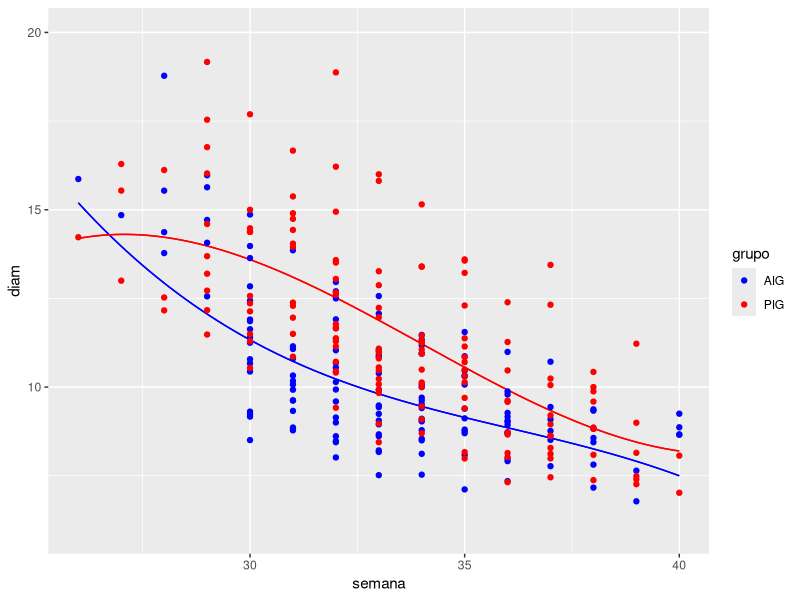
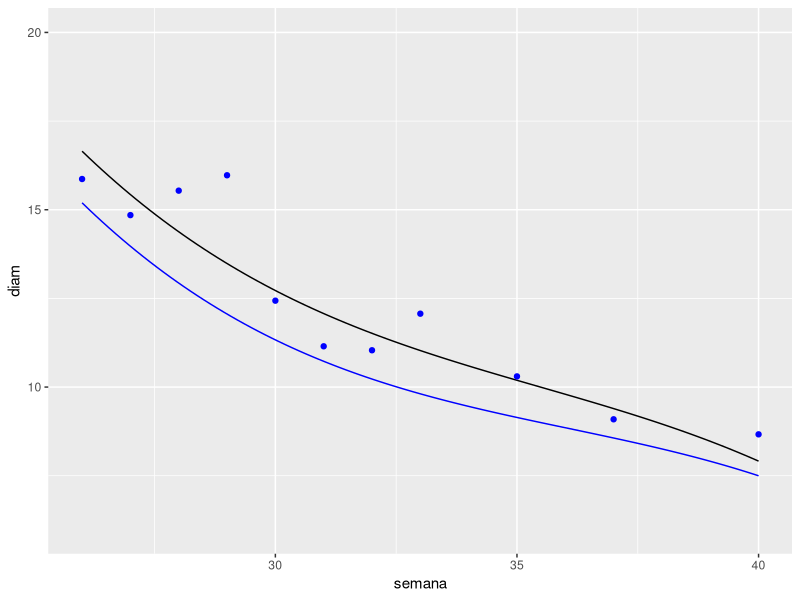
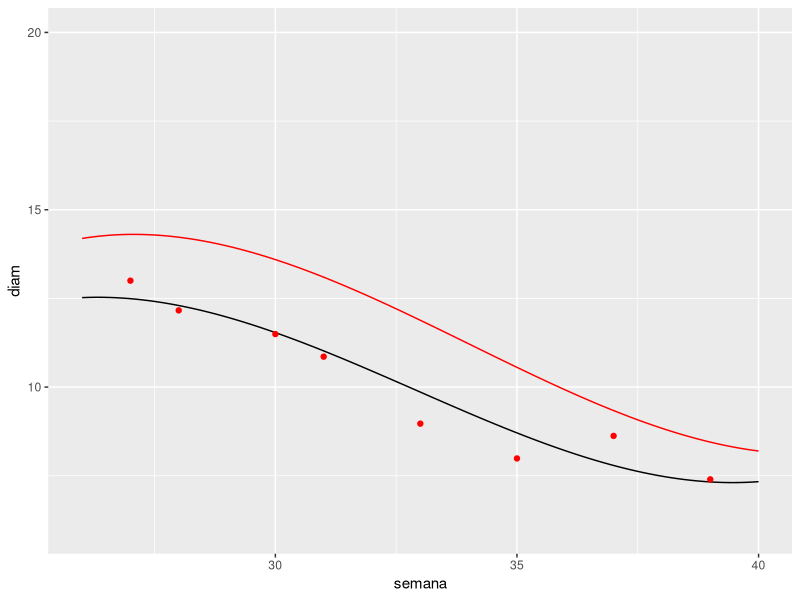
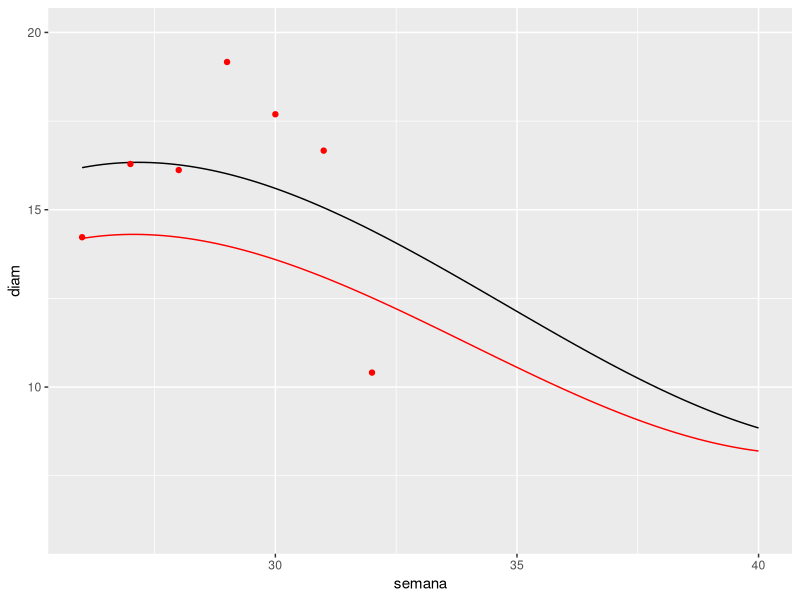

Recreate these plots in R, in order. (Note: a time limit stopped this script after it produced the figures.)


library(readxl)
library(ggplot2)

setwd("C:/Users/Danvah/OneDrive/diagnostico_singer/DDVE")
DDVE <- read_excel("perfDDVEp_bait.xlsx")

id <- c()
grupo <- c()
diam <- c()
semana <- c()

for(i in 1:nrow(DDVE)){
  for(j in 2:(ncol(DDVE))){
    if(!is.na(DDVE[i,j])){
      id <- c(id,i)
      grupo <- c(grupo,DDVE$Grupo[i])
      diam <- c(diam,as.numeric(DDVE[i,j]))
      semana <- c(semana,(j+24))
    }
  }
}

DDVE.l <- data.frame(id,grupo,semana,diam)



library(nlme)
fit_1 <- lme(diam ~ I(as.numeric(grupo == 'AIG')) + 
               I(as.numeric(grupo == 'PIG')) +
               I(as.numeric(I(grupo == 'AIG'))*semana) +
               I(as.numeric(I(grupo == 'PIG'))*semana) +
               I(as.numeric(I(grupo == 'AIG'))*semana^2) +
               I(as.numeric(I(grupo == 'PIG'))*semana^2) +
               I(as.numeric(I(grupo == 'AIG'))*semana^3) +
               I(as.numeric(I(grupo == 'PIG'))*semana^3)- 1 , random = ~semana + I(semana^2) | id, data=DDVE.l,
               control = list(MaxIter = 100000, niterEM = 100000,
                              msMaxIter = 100000,
                              tolerance = 0.0001, msTol = 0.0000001,
                              msMaxEval = 1000000))

summary(fit_1)

dados_1 <- coef(fit_1)


ggplot(data=DDVE.l, aes(x=semana, y=diam, group = grupo,color=grupo)) +
  stat_function(fun=function(x) 179.49846 -13.62640*x + 0.36996*x^2 -0.00342*x^3, colour = "blue") +
  stat_function(fun=function(x) -147.53562 + 15.33610 *x -0.47047*x^2 +0.00461*x^3, colour = "red") +
  scale_x_continuous(limits = c(26, 40)) + 
  scale_y_continuous(limits = c(6, 20)) +
  geom_point()+
  scale_color_manual(values = c("blue","red")) 




DDVE.l1 <- subset(DDVE.l, id==1)
ggplot(data=DDVE.l1, aes(x=semana, y=diam )) +
  stat_function(fun=function(x) 179.49846 -13.62640*x + 0.36996*x^2 -0.00342*x^3, colour = "blue") +
  stat_function(fun=function(x) 176.8206 -13.3157*x + 0.3641245*x^2 -0.00342*x^3, colour = "black") +
  geom_point(color="blue")+
  scale_x_continuous(limits = c(26, 40)) + 
  scale_y_continuous(limits = c(6, 20)) +
  scale_color_manual(values = c("blue","red")) 



DDVE.l47 <- subset(DDVE.l, id==47)
ggplot(data=DDVE.l47, aes(x=semana, y=diam )) +
  stat_function(fun=function(x) -147.53562 + 15.33610*x -0.47047*x^2 +0.00461*x^3, colour = "red") +
  stat_function(fun=function(x) -134.5821 + 14.37078*x -0.4549729*x^2 +0.00461*x^3, colour = "black") +
  geom_point(color="red")+
  scale_x_continuous(limits = c(26, 40)) + 
  scale_y_continuous(limits = c(6, 20)) +
  scale_color_manual(values = c("blue","red")) 




DDVE.l58 <- subset(DDVE.l, id==58)
ggplot(data=DDVE.l58, aes(x=semana, y=diam )) +
  stat_function(fun=function(x) -147.53562 + 15.33610*x -0.47047*x^2 +0.00461*x^3, colour = "red") +
  stat_function(fun=function(x) -153.3321 + 15.89311*x -0.4803659*x^2 +0.00461*x^3, colour = "black") +
  geom_point(color="red")+
  scale_x_continuous(limits = c(26, 40)) + 
  scale_y_continuous(limits = c(6, 20)) +
  scale_color_manual(values = c("blue","red")) 



## *** Diagnostic analysis for linear mixed models fitted via library nlme 
## *** Authors: Francisco Marcelo M. Rocha, Juvencio S. Nobre and Julio M. Singer

#####################################################################################################################
## This function generates the following diagnostic plots for gaussian linear mixed models fitted via function lme ##
## in library nlme.                                                                                                ##
#####################################################################################################################

# plot 1: Modified Lesaffre-Verbeke index versus unit indices
# plot 2: Standardized marginal residuals versus fitted values and corresponding histogram
# plot 3: Mahalanobis distance versus unit indices
# plot 4: Chi-squared QQ plot for Mahalanobis distance
# plot 5: Standardized conditional residuals versus fitted values and corresponding histogram
# plot 6: Normal QQ plot and histogram for standardized least confounded conditional residuals
# plot 7: Cook's Conditional distance versus observation indices
# plot 8: Cook's Conditional distance 1 (D1i) versus observation indices
# plot 9: Cook's Conditional distance 2 (D2i) versus observation indices
# plot 10: Cook's Conditional distance 3 (D3i) versus observation indices
# plot 11: Generalized joint leverage (L) versus unit indices
# plot 12: Generalized marginal leverage (L1) versus unit indices
# plot 13: Generalized random component leverage (L2) versus unit indices
# plot 14: Generalized joint leverage [Li(jj)] versus observation indices
# plot 15: Generalized marginal leverage [L1i(jj)] versus observation indices
# plot 16: Generalized random component leverage [L2i(jj)] versus observation indices

#################################################################################################################
## 1. The data must be arranged in the LONG format, with units indexed by a numerical (not necessarily equally ##
##    spaced) variable expressed as a factor.                                                                  ##
## 2. The horizontal axis contains either the unit indices or the observation indices                          ##
## 3. The outliers are labelled in the format unit.obs (e.g. 13.5 denotes the fifth observation of unit        ##
##    labelled 13)                                                                                             ##
#################################################################################################################

## An example is

## dataset<-groupedData(response ~  time|id, data=dataset_label)
## model1<-lme(response ~ time, random = ~time|id, na.action=na.omit, data=dataset)  
# use of the function lme in nlme to fit a mixed model 
## resid1<-residdiag.nlme(model1,limit=2,plotid=1:16)
# the computed quantities will be saved in the object labelled resid1
# the limit option indicates cutpoints for the residual plots
# plotid indicates the required residual plots
## names(resid1)  
# produces the labels of the quantities saved in resid1 (i.e.: mat.Z = Z, mat.X = X, Gam, R)
# The model is : Y = X \beta + Z b + e
# Var(Y) = V = Z Gam Z^\top + R
## resid1$least.confounded.residuals   
# produces the least confounded standardized conditional residuals


###############################################################################################################
## *** References:                                                                                           ##
##                                                                                                           ##
##  - Singer, J.M., Nobre, J.S. and Rocha, F.M.M. (2017). Graphical tools for detecting departures from      ##
##        linear mixed models assumptions and some remedial measures.                                        ##
##        International Statistical Review, 85, 290-324.                                                     ##
##        doi:10.1111/insr.12178                                                                             ##
##  - Nobre, J.S. and Singer, J.M. (2007). Residual Analysis for Linear Mixed Models.                        ##
##        Biometrical Journal, 49, 1-13.                                                                     ##
##  - Nobre, J.S. and Singer, J.M. (2011). Leverage analysis for linear mixed models.                        ##
##        Journal of Applied Statistics, 38, 1063-1072.                                                      ##
##  - Pinheiro, J.C. and Bates, D.M. (2000). Mixed-effects models in S and S-plus. 1st edition.              ##
##        New York: Springer                                                                                 ##
##  - Scheipl, F., Greven, S. and Kuechenhoff, H. (2008) Size and power of tests for a zero random effect    ##
##       variance or polynomial regression in additive and linear mixed models.                              ##
##       Computational Statistics & Data Analysis, 52: 3283--3299.                                           ##
##                                                                                                           ##
###############################################################################################################

residdiag.nlme = function(fit, limit,plotid=NULL) {
  require(MASS) 
  require(Matrix)
  #require(car)
  
  ###############################################################################################################
  ## This function obtains the square root of a matrix                                                         ##
  ###############################################################################################################
  
  sqrt.matrix <- function(mat) {              
    mat <- as.matrix(mat)  
    singular_dec <- svd(mat,LINPACK = F)
    U <- singular_dec$u
    V <- singular_dec$v
    D <- diag(singular_dec$d)
    sqrtmatrix <- U %*% sqrt(D) %*% t(V)
  }
  
  ###############################################################################################################
  ## This function extracts various objects of the function lme                                                ##
  ###############################################################################################################
  
  extract.lmeDesign2 <- function(m){
    start.level = 1
    data <- getData(m)
    grps <- nlme::getGroups(m)
    n <- length(grps)
    X <- list()
    grp.dims <- m$dims$ncol
    Zt <- model.matrix(m$modelStruct$reStruct, data)
    cov <- as.matrix(m$modelStruct$reStruct)
    i.col <- 1
    n.levels <- length(m$groups)
    Z <- matrix(0, n, 0)
    if (start.level <= n.levels) {
      for (i in 1:(n.levels - start.level + 1)) {
        if (length(levels(m$groups[[n.levels - i + 1]])) != 1)
        {
          X[[1]] <- model.matrix(~m$groups[[n.levels - i +
                                              1]] - 1, 
                                 contrasts.arg = c("contr.treatment",
                                                   "contr.treatment"))
        }
        else X[[1]] <- matrix(1, n, 1)
        X[[2]] <- as.matrix(Zt[, i.col:(i.col + grp.dims[i] -
                                          1)])
        i.col <- i.col + grp.dims[i]
        Z <- cbind(mgcv::tensor.prod.model.matrix(X),Z)
      }
      Vr <- matrix(0, ncol(Z), ncol(Z))
      start <- 1
      for (i in 1:(n.levels - start.level + 1)) {
        k <- n.levels - i + 1
        for (j in 1:m$dims$ngrps[i]) {
          stop <- start + ncol(cov[[k]]) - 1
          Vr[ncol(Z) + 1 - (stop:start),ncol(Z) + 1 - (stop:start)] <- cov[[k]]
          start <- stop + 1
        }
      }
    }
    X <- if (class(m$call$fixed) == "name" &&  !is.null(m$data$X)) {
      m$data$X
    } else   {
      model.matrix(formula(eval(m$call$fixed)),data)
    }
    y <- as.vector(matrix(m$residuals, ncol = NCOL(m$residuals))[,NCOL(m$residuals)] + 
                     matrix(m$fitted, ncol = NCOL(m$fitted))[,NCOL(m$fitted)])
    return(list(
      Vr = Vr,                                                                 
      X = X,
      Z = Z,
      sigmasq = m$sigma ^ 2,
      lambda = unique(diag(Vr)),
      y = y,
      k = n.levels
    )
    )
  }
  
  ##############################################################################################################
  ## Extracting information from lme fitted model and dataset                                                 ##
  ##############################################################################################################
  
  data.fit <- extract.lmeDesign2(fit)
  data <-    getData(fit)
  y <- data.fit$y
  X <- data.fit$X
  N <- length(y)                                                               # Number of observations
  id <-  sort(as.numeric(getGroups(fit, level = 1)), index.return = TRUE)$x    # as.numeric(getGroups(fit, level = 1))  
  subject <- as.numeric(unique(id))
  n <- length(as.numeric(names(table(id))))                                    # Number of units
  vecni <- (table(id))                                                         # Vector with number of observations per unit
  p <- ncol(X)                                                                 # Number of fixed parameters
  n.levels <- length(fit$groups)                                               # Number of levels of within subject factors
  start.level <- 1
  Cgrps <- nlme::getGroups(fit, level = start.level)                           # Level = 1 
  CCind <- levels((Cgrps))                                                     # Indices of the observations
  sigma2 <- fit$sigma^2
  obs <- numeric()
  
  for (i in 1:n)
  {
    obs <- append(obs,1:vecni[i])                                                # Labels for observations
  }
  
  ##############################################################################################################
  ## Construction of the Z and Gam matrices                                                                   ##
  ##############################################################################################################
  
  if (n.levels > 1) { 
    lZi <- list()
    lgi <- list()
    numrow <- numeric()
    
    mgroups <- fit$groups      
    for (n in 1:length(CCind)) {
      dgi <- data.frame(as.matrix(mgroups[mgroups == CCind[n], ]))
      nrowzi <- dim(dgi)[1]
      ncolzi <- 0
      
      # Number of repetitions of the variance components to construct the Gi matrix   
      girep <- as.numeric(length(levels(dgi[,1])))
      for (k in 2:n.levels) {
        girep <- c(girep,as.numeric(length(levels(dgi[,k]))))
      }
      # Number of columns of the Zi matrix   
      for (k in 1:n.levels) {
        ncolzi <- ncolzi + as.numeric(length(levels(dgi[,k])))
      }
      # Numbers of one's by columns of the Zi matrix
      auxi <- as.vector(table(dgi[,1]))
      for (i in 2:n.levels) {
        auxi <- c(auxi,as.vector(table(dgi[,i])))
      }
      # Matrix Zi
      l <- 1
      Zi <- matrix(0,nrowzi,ncolzi)
      # Inserting elements in Zi
      for (j in 1:ncolzi) {
        Zi[l:(l + auxi[j] - 1),j] <- rep(1,auxi[j]) 
        l <- l + auxi[j]
        if (l == (nrowzi + 1)) l <- 1
      }
      
      lZi[[n]] <- Zi
      
      numrow[n] <- dim(Zi)[1]
      
      # Matrix Gi
      comp.var <- as.matrix(fit1$modelStruct$reStruct)
      auxg <- rep(as.numeric(comp.var[1])*sigma2,girep[1])
      for (i in 2:length(girep)) {
        auxg <- c(auxg,rep(as.numeric(comp.var[i])*sigma2,girep[i]))
      }
      lgi[[n]] <- diag(auxg)
    }
    q <- dim(lgi[[1]])[1]                     # Dimensions of Gi matrices
    for (h in 2:length(CCind)) {
      q <- c(q,dim(lgi[[h]])[1])
    }
    Z <- lZi[[1]]
    for (k in 2:length(CCind)) {
      Z <- bdiag(Z,(lZi[[k]]))
    }
    Z <- as.matrix(Z)
    nrowZi <- lZi[[1]]                        # Dmensions of Zi matrices
    for (h in 2:length(CCind)) {
      nrowZi <- c(nrowZi,dim(lZi[[h]])[1])
    }
    
    Gam <- lgi[[1]]
    for (k in 2:length(CCind)) {
      Gam <- bdiag(Gam,(lgi[[k]]))
    }
    Gam <- as.matrix(Gam)
  }else{
    mataux <- model.matrix(fit$modelStruct$reStruct,data)
    mataux <- as.data.frame(cbind(mataux,id))
    lZi <- list()
    lgi <- list()
    
    for (i in (as.numeric(unique(id)))) { 
      lZi[[i]] <- as.matrix((subset(split(mataux,id == i,
                                          drop = T)$`TRUE`,select = -id)))          
      lgi[[i]] <- getVarCov(fit,type = "random.effects")
    }
    Z <- as.matrix(bdiag(lZi))
    # for (i in 2:7) { 
    #   Z <- as.matrix(bdiag(Z,lZi[[i]]))          
    # }
    g <- getVarCov(fit,type = "random.effects")
    q <- dim(g)[1]                                                           # Total number of random effects
    Gam <- as.matrix(kronecker(diag(length(as.numeric(unique(id)))),g))
  }
  ##############################################################################################################
  ## Estimate of the covariance matrix of conditional errors (homoskedastic conditional independence model)   ##
  ############################################################################################################## 
  
  if (n.levels > 1) {   
    if (!inherits(fit, "lme")) 
      stop("object does not appear to be of class lme")
    grps <- nlme::getGroups(fit)
    n <- length(grps)                                                                      # Number of observations
    n.levels <- length(fit$groups)                                                         # Number of levels
    if (is.null(fit$modelStruct$corStruct)) 
      n.corlevels <- 0
    else n.corlevels <- length(all.vars(nlme::getGroupsFormula(fit$modelStruct$corStruct))) # Levels of the repeated measures
    if (n.levels < n.corlevels) {
      getGroupsFormula(fit$modelStruct$corStruct)
      vnames <- all.vars(nlme::getGroupsFormula(fit$modelStruct$corStruct))
      lab <- paste(eval(parse(text = vnames[1]), envir = fit$data))
      if (length(vnames) > 1) 
        for (i in 2:length(vnames)) {
          lab <- paste(lab, "/", eval(parse(text = vnames[i]), 
                                      envir = fit$data), sep = "")
        }
      grps <- factor(lab)
    }
    if (n.levels >= start.level || n.corlevels >= start.level) {
      if (n.levels >= start.level) 
        Cgrps <- nlme::getGroups(fit, level = start.level)                           # Level = 1
      else Cgrps <- grps
      Cind <- sort(as.numeric(Cgrps), index.return = TRUE)$ix                        # Indices of the observations
      rCind <- 1:n 
      rCind[Cind] <- 1:n
      Clevel <- levels(Cgrps)                                                        # Levels of the first nesting level
      n.cg <- length(Clevel)                                                         
      size.cg <- array(0, n.cg)
      for (i in 1:n.cg) size.cg[i] <- sum(Cgrps == Clevel[i])                        # Number of the observations by subject
    }
    else {
      n.cg <- 1
      Cind <- 1:n
    }
    if (is.null(fit$modelStruct$varStruct)) 
      w <- rep(fit$sigma, n)
    else {
      w <- 1/nlme::varWeights(fit$modelStruct$varStruct)
      group.name <- names(fit$groups)
      order.txt <- paste("ind<-order(data[[\"", group.name[1], 
                         "\"]]", sep = "")
      if (length(fit$groups) > 1) 
        for (i in 2:length(fit$groups)) order.txt <- paste(order.txt, 
                                                           ",data[[\"", group.name[i], "\"]]", sep = "")
      order.txt <- paste(order.txt, ")")
      eval(parse(text = order.txt))
      w[ind] <- w
      w <- w * fit$sigma
    }
    w <- w[Cind]
    if (is.null(fit$modelStruct$corStruct)) 
      lR <- array(1, n)
    else {
      c.m <- nlme::corMatrix(fit$modelStruct$corStruct)
      if (!is.list(c.m)) {
        lR <- c.m
        lR <- lR[Cind, ]
        lR <- lR[, Cind]
      }
      else {
        lR <- list()
        ind <- list()
        for (i in 1:n.cg) {
          lR[[i]] <- matrix(0, size.cg[i], size.cg[i])
          ind[[i]] <- 1:size.cg[i]
        }
        Roff <- cumsum(c(1, size.cg))
        gr.name <- names(c.m)
        n.g <- length(c.m)
        j0 <- rep(1, n.cg)
        ii <- 1:n
        for (i in 1:n.g) {
          Clev <- unique(Cgrps[grps == gr.name[i]])
          if (length(Clev) > 1) 
            stop("inner groupings not nested in outer!!")
          k <- (1:n.cg)[Clevel == Clev]
          j1 <- j0[k] + nrow(c.m[[i]]) - 1
          lR[[k]][j0[k]:j1, j0[k]:j1] <- c.m[[i]]
          ind1 <- ii[grps == gr.name[i]]
          ind2 <- rCind[ind1]
          ind[[k]][j0[k]:j1] <- ind2 - Roff[k] + 1
          j0[k] <- j1 + 1
        }
        for (k in 1:n.cg) {
          lR[[k]][ind[[k]], ] <- lR[[k]]
          lR[[k]][, ind[[k]]] <- lR[[k]]
        }
      }
    }
    if (is.list(lR)) {
      for (i in 1:n.cg) {
        wi <- w[Roff[i]:(Roff[i] + size.cg[i] - 1)]
        lR[[i]] <- as.vector(wi) * t(as.vector(wi) * lR[[i]]) # Matrix lR
      }
    }
    else if (is.matrix(lR)) {
      lR <- as.vector(w) * t(as.vector(w) * lR)
    }
    else {
      lR <- w^2 * lR
    }
    if (is.list(lR)) {
      R <- lR[[1]]
      for (k in 2:n.cg) {
        R <- bdiag(R,lR[[k]])
      }
      R <- as.matrix(R)
    }
    else{
      R <- diag(lR)
    }
  }else{
    R <- getVarCov(fit,type = "conditional",individual = 1)[[1]]
    for (i in 2:length(as.numeric(unique(id)))) {
      R <- as.matrix(bdiag(R,getVarCov(fit,
                                       type = "conditional",individual = i)[[1]] ) )
    }
  }
  #############################################################################################################
  ## Construction of covariance matrix of Y (Here denoted as V; in the paper it is denoted \Omega)           ##
  #############################################################################################################
  
  V <- (Z %*% Gam %*% t(Z)) + R
  iV <- solve(V)                                                
  
  #############################################################################################################
  ## Construction of the Q matrix                                                                            ##
  #############################################################################################################  
  
  varbeta <- solve((t(X) %*% iV %*% X))
  Q <- (iV - iV %*% X %*% (varbeta) %*% t(X) %*% iV ) 
  zq <- t(Z) %*% Q
  norm.frob.ZtQ <- sum(diag(zq %*% t(zq)))
  
  #############################################################################################################
  ## EBLUE and EBLUP                                                                                         ##
  ############################################################################################################# 
  
  eblue <- as.vector(fixef(fit))
  eblup <- Gam %*% t(Z) %*% iV %*% (y - X %*% eblue)
  
  ############################################################################################################
  ## Residual analysis                                                                                      ##
  ############################################################################################################  
  
  predm <- X %*% eblue                       # Predicted values for expected response
  predi <- X %*% eblue + Z %*% eblup         # Predicted values for units
  resm <- (y - predm)                        # Marginal residuals
  resc <- (y - predi)                        # Conditional residuals
  
  ############################################################################################################
  ## Variance of marginal residuals                                                                         ##
  ############################################################################################################ 
  
  var.resm <- V - X %*% solve(t(X) %*% iV %*% X) %*% t(X) 
  
  ###########################################################################################################
  ## Standardized marginal residuals                                                                       ##
  ###########################################################################################################
  
  resmp <- resm/sqrt(diag(var.resm))
  
  ###########################################################################################################
  ## Variance of conditional residuals                                                                     ##
  ########################################################################################################### 
  var.resc <- R %*% Q %*% R
  
  ##########################################################################################################
  ## Fraction of confounding                                                                              ##
  ##########################################################################################################  
  
  ident <- diag(N)
  auxnum <- (R %*% Q %*% Z %*% Gam %*% t(Z) %*% Q %*% R)
  auxden <- R %*% Q %*% R
  CF <- diag(auxnum)/diag(auxden)
  
  ##########################################################################################################
  ## Standardized conditional residuals                                                                   ##
  ##########################################################################################################    
  
  rescp <- resc/sqrt(diag(var.resc))
  
  ##########################################################################################################
  ## Mahalanobis distance                                                                                 ##
  ##########################################################################################################
  
  if (n.levels > 1) {
    aux <- Gam %*% t(Z) %*% Q %*% Z %*% Gam
    qm <- q - 1
    dm <- matrix(0,length(CCind),1)
    gbi <- aux[1:(q[1]),(1:q[1])]
    eblupi <- eblup[1:(q[1]),]
    dmi <- t(eblupi) %*% ginv(gbi) %*% eblupi
    dm[1] <- dmi
    for (j in 2:length(CCind)) {
      gbi <- aux[((j - 1)*q[(j - 1)] + 1 ):(q[j] + q[(j - 1)]),((j - 1)*q[(j - 1)] + 1 ):(q[j] + q[(j - 1)])]
      eblupi <- eblup[((j - 1)*q[(j - 1)] + 1 ):(q[j] + q[(j - 1)]),]
      dmi <- t(eblupi) %*% ginv(gbi) %*% eblupi
      dm[j] <- dmi
    }
  }else{
    aux <- Gam %*% t(Z) %*% Q %*% Z %*% Gam
    qm <- q - 1
    dm <- matrix(0,n,1)
    
    for (j in 1:length(CCind)) 
    {
      if (q == 1)
      {
        gbi <- aux[j,j]
        eblupi <- eblup[(q*j - qm):(q*j)]
        dmi <- t(eblupi) %*% ginv(gbi) %*% eblupi
        dm[j] <- dmi
      }
      else
      {
        gbi <- aux[(q*j - qm):(q*j),(q*j - qm):(q*j)]
        cat(gbi,'\n','\t')
        eblupi <- eblup[(q*j - qm):(q*j)]
        dmi <- t(eblupi) %*% ginv(gbi) %*% eblupi
        dm[j] <- dmi
      }
    }
    
  }
  
  LSdm <- as.numeric(quantile(dm,prob = 0.75) + 1.5*(quantile(dm,prob = 0.75) - quantile(dm,prob = 0.25)))
  LS2dm <- 2*mean(dm)
  
  ############################################################################################################
  ## Modified Lesaffre-Verbeke index                                                                        ##
  ############################################################################################################
  
  lesverb <- rep(0,length(CCind)) 
  auxni <- as.vector(vecni)
  for (t in 1:length(CCind)) { 
    li <- sum(vecni[1:t - 1]) + 1
    ls <- sum(vecni[1:t])
    if (vecni[t] == 1) {
      
      auxr2 <- solve(sqrt(var.resm[li:ls,li:ls]))
      Ri <- (auxr2) %*% resm[li:ls]
      auxt <- diag(vecni[t]) - Ri %*% t(Ri)
      lesverb[t] <- sqrt(sum(diag(auxt %*% t(auxt))))
    }
    else
    {  
      
      auxr2 <- solve(sqrt.matrix(var.resm[li:ls,li:ls]))
      Ri <- auxr2 %*% resm[li:ls]
      auxt <- diag(vecni[t]) - Ri %*% t(Ri)
      lesverb[t] <- sqrt(sum(diag(auxt %*% t(auxt))))
    } 
  }
  
  lesverb <- lesverb/((as.numeric((table(id)))))
  LSlesverb <- as.numeric(quantile(lesverb,prob = 0.75) + 1.5*(quantile(lesverb, prob = 0.75) - quantile(lesverb,prob = 0.25)))
  LS2lesverb <- 2*mean(lesverb)
  
  ############################################################################################################
  ## Least confounded residuals                                                                             ##
  ############################################################################################################  
  
  R.half <- sqrt.matrix(R)
  auxqn <- eigen((R.half %*% Q %*% R.half), symmetric = T, only.values = FALSE) 
  
  lt <- sqrt(solve(diag((auxqn$values[1:(N-p)])))) %*% t(auxqn$vectors[1:N,1:(N-p)]) %*% solve(sqrt.matrix(R[1:N,1:N]))
  
  var.resmcp <- lt %*% var.resc[1:N,1:N] %*% t(lt)
  resmcp <- (lt %*% resc[1:N] )/sqrt(diag(var.resmcp))
  
  #############################################################################################################
  ## Cook's Distance                                                                                        ##
  #############################################################################################################
  
  In <- diag(rep(1,N))               
  Dc <- matrix(c(rep(0,3*N)),N,3)
  Dccond <- rep(0,N) 
  Dcor <- rep(0,N)
  k <- (length(CCind) - 1)*max(q) + p
  for (i in 1:N) {
    Ui <- In[,i] 
    auxi <- solve(crossprod(Ui,crossprod(t(Q),Ui)), crossprod(Ui,crossprod(t(Q),y)) )    
    aux2i <- solve( crossprod(X,crossprod(t(iV),X)), crossprod(X, (crossprod(t(iV),crossprod(t(Ui),auxi))) ) )  
    aux3i <- crossprod(t(Gam),crossprod(Z,crossprod(t(Q),crossprod(t(Ui),auxi)))) 
    Dc[i,1] <- crossprod(aux2i,crossprod(X,crossprod(t(X),aux2i))  )/k
    Dc[i,2] <- crossprod(aux3i,crossprod(Z,crossprod(t(Z),aux3i)))/k 
    Dc[i,3] <- crossprod(2*aux2i,crossprod(X,crossprod(t(Z),aux3i)))/k  
  }
  
  DC1 <- Dc[,1];
  LSDC1 <- as.numeric(quantile(DC1,prob = 0.75) + 1.5*(quantile(DC1,prob = 0.75) - quantile(DC1,prob = 0.25)))
  #
  DC2 <- Dc[,2];
  LSDC2 <- as.numeric(quantile(DC2,prob = 0.75) + 1.5*(quantile(DC2,prob = 0.75) - quantile(DC2,prob = 0.25)))
  #
  DC3 <- Dc[,3]
  LSDC3 <- as.numeric(quantile(DC3,prob = 0.75) + 1.5*(quantile(DC3,prob = 0.75) - quantile(DC3,prob = 0.25)))
  #
  Dccond <- DC1 + DC2 + DC3  
  LSDccond <- as.numeric(quantile(Dccond,prob = 0.75) + 1.5*(quantile(Dccond, prob = 0.75) - quantile(Dccond,prob = 0.25)))
  
  ###########################################################################################################
  ## Leverage                                                                                              ##
  ###########################################################################################################
  
  Covb <- fit$varFix
  
  L1 <- X %*% Covb %*% t(X) %*% iV                                                    # Generalized marginal leverage matrix
  L1d <- diag(L1)                                                                     # Marginal leverage for observations
  LSL1d <- as.numeric(quantile(L1d,prob = 0.75) + 1.5*(quantile(L1d,prob = 0.75) - quantile(L1d,prob = 0.25)))
  L1i <- as.numeric(as.matrix(aggregate(L1d, by = list(id), FUN = mean)[2]))
  # trace.L1d<- sum(L1d)
  LSL1i <- as.numeric(quantile(L1i,prob = 0.75) + 1.5*(quantile(L1i,prob = 0.75) - quantile(L1i,prob = 0.25)))
  
  
  L <- L1 + Z %*% Gam %*% t(Z) %*% Q                                                  # Generalized joint leverage matrix
  Ld <- diag(L)                                                                       # Joint leverage for observations
  LSLd <- as.numeric(quantile(Ld,prob = 0.75) + 1.5*(quantile(Ld,prob = 0.75) - quantile(Ld,prob = 0.25)))
  Li <- as.numeric(as.matrix(aggregate(Ld, by = list(id), FUN = mean)[2]))  
  LSLi <- as.numeric(quantile(Li,prob = 0.75) + 1.5*(quantile(Li,prob = 0.75) - quantile(Li,prob = 0.25)))
  
  L2 <- Z %*% Gam %*% t(Z)                                                          # Generalized random component leverage matrix 
  L2d <- diag(L2)                                                                   # Random component leverage for observations
  LSL2d <- as.numeric(quantile(L2d,prob = 0.75) + 1.5*(quantile(L2d,prob = 0.75) - quantile(L2d,prob = 0.25)))
  L2i <- as.numeric(as.matrix(aggregate(L2d, by = list(id), FUN = mean)[2]))  
  # trace.L2d<- sum(L2d)
  LSL2i <- as.numeric(quantile(L2i,prob = 0.75) + 1.5*(quantile(L2i,prob = 0.75) - quantile(L2i,prob = 0.25)))
  
  ##########################################################################################################
  ## This function constructs QQ plots for normality of random eefects                                    ##
  ##########################################################################################################
  
  qqPlot2 <- function(x, distribution="norm", ..., ylab=deparse(substitute(x)),
                      xlab=paste(distribution, "quantiles"), main = NULL, 
                      las = par("las"),
                      envelope = .95,  
                      col = palette()[1], 
                      col.lines = palette()[2], lwd = 2, pch = 1, cex = par("cex"),
                      cex.lab = par("cex.lab"), cex.axis = par("cex.axis"), 
                      line = c("quartiles", "robust", "none"), 
                      labels = if (!is.null(names(x))) names(x) else seq(along = x),
                      id.method = "y", 
                      id.n = if (id.method[1] == "identify") Inf else 0,
                      id.cex = 1, id.col=palette()[1], grid = TRUE)
  {
    line <- match.arg(line)
    good <- !is.na(x)
    ord <- order(x[good])
    ord.x <- x[good][ord]
    ord.lab <- labels[good][ord]
    q.function <- eval(parse(text = paste("q", distribution, sep = "")))
    d.function <- eval(parse(text = paste("d", distribution, sep = "")))
    n <- length(ord.x)
    P <- ppoints(n)
    z <- q.function(P, ...)
    plot(z, ord.x, type = "n", xlab = xlab, ylab = ylab, main = main, las = las,cex.lab = cex.lab, cex.axis = cex.axis)
    if (grid) {
      grid(lty = 1, equilogs = FALSE)
      box()}
    points(z, ord.x, col = col, pch = pch, cex = cex)
    if (line  == "quartiles" || line == "none") {
      Q.x <- quantile(ord.x, c(.25,.75))
      Q.z <- q.function(c(.25,.75), ...)
      b <- (Q.x[2] - Q.x[1])/(Q.z[2] - Q.z[1])
      a <- Q.x[1] - b*Q.z[1]
      abline(a, b, col = col.lines, lwd = lwd)
    }
    if (line == "robust") {
      coef <- coef(rlm(ord.x ~ z))
      a <- coef[1]
      b <- coef[2]
      abline(a, b)
    }
    conf <- if (envelope == FALSE) .95 else envelope
    zz <- qnorm(1 - (1 - conf)/2)
    SE <- (b/d.function(z, ...))*sqrt(P*(1 - P)/n)
    fit.value <- a + b*z
    upper <- fit.value + zz*SE
    lower <- fit.value - zz*SE
    if (envelope != FALSE) {
      lines(z, upper, lty = 2, lwd = lwd, col = col.lines)
      lines(z, lower, lty = 2, lwd = lwd, col = col.lines)
    }
  }
  
  ###########################################################################################################  
  ## This function constructs the diagnostic plots                                                         ##
  ###########################################################################################################  
  
  plotg = function(plotid){
    cat("\n To select the graphic use plotid \n
        1- Modified Lesaffre-Verbeke index versus unit indices
        2- Standardized marginal residuals versus fitted values and corresponding histogram
        3- Mahalanobis distance versus unit indices
        4- Chi-squared QQ plot for Mahalanobis distance
        5- Standardized conditional residuals versus fitted values and corresponding histogram
        6- Normal QQ plot and histogram for standardized least confounded conditional residuals
        7-  Cook's conditional distance versus observation indices
        8-  Cook's conditional distance 1 (D1i) versus observation indices
        9 - Cook's conditional distance 2 (D2i) versus observation indices
        10- Cook's conditional distance 3 (D3i) versus observation indices
        13- Generalized joint leverage (L) versus unit indices
        11- Generalized marginal leverage (L1) versus unit indices
        12- Generalized random component leverage (L2) versus unit indices
        14- Generalized joint leverage [Li(jj)] versus observation indices
        15- Generalized marginal leverage [L1i(jj)] versus observation indices
        16- Generalized random component leverage [L2i(jj)] versus observation indices
        \n")
    cat("\n Graph plotting", plotid)
    
    if (plotid == 1)
    {
      par(mfrow = c(1,1),mar = c(11, 5, 1, 2))
      plot(lesverb,ylab = expression(paste("Modified Lesaffre-Verbeke index")),
           xlab = "Unit index", cex = 1.2, cex.lab = 1.5, cex.axis = 1.3, 
           pch = 20, ylim = c(0,2*max(abs(range(lesverb)))))
      abline(h = LSlesverb,lty = 2)                            # 3rd quartile + 1.5*interquartile interval
      #     abline(h = LS2lesverb,lty = 3)                           # 2*mean(lesverbp)
      index = which(lesverb > LSlesverb)
      #      index1<-subject[index]
      if (length(index) > 0)
      {
        text(index, lesverb[index], index, adj = c(1,-.5), cex = 1.0, font = 2)
      }
    }
    
    if (plotid == 2)
    {
      par(mfrow = c(1,2), mar = c(10, 5, 1, 2))
      plot(predm, resmp, xlab = expression(paste("Marginal fitted values")),
           ylab = expression(paste("Standardized marginal residuals")), 
           pch = 20, cex = 1.2, cex.lab = 1.2, cex.axis = 1.3, 
           ylim = c(-1.3*max(abs(range(resmp))),1.3*max(abs(range(resmp)))))
      abline(h = 0, lty = 3)
      abline(h = -limit, lty = 3)
      abline(h = limit, lty = 3)
      index = which(abs(resmp) > limit)
      if (length(index) > 0)
      {
        text(predm[index], resmp[index], paste(id[index], obs[index], sep = "."),
             adj = c(1,-.5), cex = 1.0, font = 2)
      }      
      hist(resmp,breaks = c(-6:6) ,freq = F, main = "", 
           xlab = expression(paste("Standardized marginal residuals")), 
           cex = 0.9, cex.lab = 1.2, cex.axis = 1.3)
    }
    
    if (plotid == 3)
    {
      par(mfrow = c(1,1), mar = c(12, 5, 1, 2))
      quant.chisq <- qqPlot2(dm, distribution = 'chisq', df = q, pch = 20, 
                             cex = 1.2, cex.lab = 1.5, cex.axis = 1.3,
                             ylab = expression(paste("Mahalanobis distance quantiles")),
                             xlab = "Chi-squared quantiles")
    }
    
    if (plotid == 4)
    {
      par(mfrow = c(1,1), mar = c(12, 5, 1, 2))
      plot(dm, ylab = expression(paste("Mahalanobis distance")), 
           xlab = "Unit index", 
           pch = 20, ylim = c(0,2*max(dm)), 
           cex = 1.2, cex.lab = 1.5, cex.axis = 1.3)
      abline(h = LSdm, lty = 2)                                 # 3rd quartile + 1.5*interquartile interval
      #    abline(h = LS2dm, lty = 3) #2*mean(dmp)
      index = which(dm > LSdm)
      index1 <- subject[index]
      if (length(index) > 0)
      {
        text(index,dm[index], index1, adj = c(1,-.5), cex = 1.0, font = 2)
      }
    }
    
    if (plotid == 5)
    {
      par(mfrow = c(1,2), mar = c(11, 5, 1, 2))
      plot(predi, rescp, xlab = expression(paste("Predicted values")), 
           cex = 1.2, cex.lab = 1.3, cex.axis = 1.3, 
           ylab = expression(paste("Standardized conditional residuals")), 
           pch = 20, ylim = c(-1.3*max(abs(range(rescp))),
                              1.3*max(abs(range(rescp)))))
      abline(h = 0,lty = 3)
      abline(h = limit,lty = 3)
      abline(h = -limit,lty = 3)
      index = which(abs(rescp) > limit)
      index1 <- subject[index]
      if (length(index) > 0)
      {
        text(predi[index], rescp[index], 
             paste(id[index], obs[index],sep = "."), adj = c(1,-.5), 
             cex = 1.0, font = 2)
      }
      hist(rescp, freq = F,breaks = c(-7:7), main = "", 
           xlab = expression(paste("Standardized conditional residuals")), 
           cex = 1.0, cex.lab = 1.3, cex.axis = 1.3)
    }
    
    if (plotid == 6)
    {
      par(mfrow = c(1,2), mar = c(11, 5, 3, 2))
      qqPlot2(resmcp, ylab = "Standardizedd least confounded residuals", 
              xlab = "N(0,1) quantiles", pch = 20, cex = 1.2, cex.lab = 1.2,
              cex.axis = 1.3)      
      hist(resmcp, freq = F,breaks = c(-6:6), 
           xlab = "Std least confounded residuals", 
           main = "", cex = 1.0, cex.lab = 1.2, cex.axis = 1.2, pch = 20)
    }
    
    if (plotid == 7)
    {
      par(mfrow = c(1,1))
      plot(Dccond,pch = 16, xlab = "Observation index",
           ylab = "Cook's conditional distance", cex = 1.2, cex.lab = 1.5,
           cex.axis = 1.3)
      abline(h = LSDccond,lty = 2) # 3rd quartile + 1.5*interquartile interval  
      index = which(Dccond > LSDccond)
      index1 <- id[index]
      if (length(index1) > 0)
      {
        text(index, Dccond[index], paste(id[index], obs[index],sep = "."), 
             adj = c(1,-.5), cex = .8, font = 2)
      }
    }
    
    if (plotid == 8)
    {
      par(mfrow = c(1,1))
      plot(DC1,pch = 16, xlab = "Observation index",
           ylab = "Cook's conditional distance D1i", ylim = c(0,max(DC1)), cex = 1.2, cex.lab = 1.5,
           cex.axis = 1.3)
      abline(h = LSDC1,lty = 2)                                          # 3rd quartile + 1.5*interquartile interval
      index = which(DC1 > LSDC1)
      if (length(index) > 0)
      {
        text(index, DC1[index], paste(id[index], obs[index],sep = "."), 
             adj = c(1,-.5), cex = .8, font = 2)
      }
    }
    
    if (plotid == 9)
    {
      par(mfrow = c(1,1))
      plot(DC2,pch = 16,xlab = "Observation index",
           ylab = "Cook's conditional distance D2i",ylim = c(0,max(DC2)), cex = 1.2, cex.lab = 1.5,
           cex.axis = 1.3)
      abline(h = LSDC2,lty = 2)                                          # 3rd quartile + 1.5*interquartile interval
      index = which(DC2 > LSDC2)
      if (length(index) > 0)
      {
        text(index, DC2[index], paste(id[index], obs[index],sep = "."), 
             adj = c(1,-.5), cex = .8, font = 2)
      }
    }
    
    if (plotid == 10)
    {
      
      plot(abs(DC3),pch = 16,xlab = "Observation index",
           ylab = "Cook's conditional distance D3i",ylim = c(0,(1.5*max(DC3))), cex = 1.2, cex.lab = 1.5,
           cex.axis = 1.3)
      abline(h = LSDC3,lty = 2)                                           # 3rd quartile + 1.5*interquartile interval
      index = which(abs(DC3) > LSDC3)
      if (length(index) > 0)
      {
        text(index, abs(DC3)[index], paste(id[index], obs[index],sep = "."), 
             adj = c(1,-.5), cex = .8, font = 2)
      }
    }
    
    if (plotid == 11)
    {
      par(mfrow = c(1,1))
      plot(Li,pch = 16,xlab = "Unit index",
           ylab = "Generalized joint leverage Li",ylim = c(0,(2*max(Li))), cex = 1.2, cex.lab = 1.5,
           cex.axis = 1.3)
      abline(h = ((2*p)/n),lty = 3)
      abline(h = LSLi,lty = 2)                                            # 3rd quartile + 1.5*interquartile interval
      index = which(Li > LSLi) 
      if (length(index) > 0)
      {
        text(index, Li[index], paste(subject[index]), adj = c(1,-.5), 
             cex = .8, font = 2)
      }
    }
    
    if (plotid == 12)
    {
      par(mfrow = c(1,1))
      plot(L1i,pch = 16,xlab = "Unit index",
           ylab = "Generalized marginal leverage L1i", ylim = c(0,2*max(L1i)), cex = 1.2, cex.lab = 1.5,
           cex.axis = 1.3)
      abline(h = ((2*p)/n),lty = 3)
      abline(h = LSL1i,lty = 2)                                          # 3rd quartile + 1.5*interquartile interval
      index = which(L1i > LSL1i) 
      
      if (length(index) > 0)
      {
        text(index, L1i[index], paste(subject[index]), adj = c(1,-.5), 
             cex = .8, font = 2)
      }
    }
    if (plotid == 13)
    {
      par(mfrow = c(1,1))
      plot(L2i,pch = 16,xlab = "Unit index",
           ylab = "Generalized random component leverage L2i",
           ylim = c(0,(2*max(L2i))), cex = 1.2, cex.lab = 1.5, cex.axis = 1.3)
      abline(h = ((2*sum(L2d))/n),lty = 3)
      abline(h = LSL2i,lty = 2)                                          # 3rd quartile + 1.5*interquartile interval
      index = which(L2i > LSL2i)    
      if (length(index) > 0)
      {
        text(index, L2i[index], paste(subject[index]), adj = c(1,-.5), 
             cex = .8, font = 2)
      }
    }
    
    if (plotid == 14)
    {
      par(mfrow = c(1,1))
      plot(Ld,pch = 16,xlab = "Observation index",
           ylab = "Generalized joint leverage Li(jj)",
           ylim = c(0,(1.5*max(Ld))), cex = 1.2, cex.lab = 1.5, cex.axis = 1.3)
      abline(h = LSLd,lty = 2)                                          # 3rd quartile + 1.5*interquartile interval
      index = which(Ld > LSLd) 
      if (length(index) > 0)
      {
        text(index, Ld[index], paste(id[index], obs[index],sep = "."), 
             adj = c(1,-.5), cex = .8, font = 2)
      }
    }
    
    if (plotid == 15)
    {
      par(mfrow = c(1,1))
      plot(L1d,pch = 16,xlab = "Observation index",
           ylab = "Generalized marginal leverage L1i(jj)",
           ylim = c(0,(1.5*max(L1d))), cex = 1.2, cex.lab = 1.5, cex.axis = 1.3)
      abline(h = LSL1d,lty = 2)                                        # 3rd quartile + 1.5*interquartile interval
      index = which(L1d > LSL1d) 
      #   abline(h = ((2*p)/n),lty = 2)
      #   index = which(L1d>((2*p)/n))
      if (length(index) > 0)
      {
        text(index, L1d[index], paste(id[index], obs[index],sep = "."), 
             adj = c(1,-.5), cex = .8, font = 2)
      }
    }
    if (plotid == 15)
    {
      par(mfrow = c(1,1))
      plot(L2d,pch = 16,xlab = "Observation index",
           ylab = "Generalized random component leverage L2i(jj)",
           ylim = c(0,(1.5*max(L2d))), cex = 1.2, cex.lab = 1.5, cex.axis = 1.3)
      abline(h = LSL2d,lty = 2)                                       # 3rd quartile + 1.5*interquartile interval
      index = which(L2d > LSL2d) 
      if (length(index) > 0)
      {
        text(index, L2d[index], paste(id[index], obs[index],sep = "."), 
             adj = c(1,-.5), cex = .8, font = 2)
      }
    }
    
  }
  if (is.null(plotid)) {
    cat("\n To choose plot, select plotid \n
        1- Modified Lesaffre-Verbeke index versus unit indices
        2- Standardized marginal residuals versus fitted values and corresponding histogram
        3- Mahalanobis distance versus unit indices
        4- Chi-squared QQ plot for Mahalanobis distance
        5- Standardized conditional residuals versus fitted values and corresponding histogram
        6- Normal QQ plot and histogram for standardized least confounded conditional residuals
        7-  Cook's conditional distance versus observation indices
        8-  Cook's conditional distance 1 (D1i) versus observation indices
        9 - Cook's conditional distance 2 (D2i) versus observation indices
        10- Cook's conditional distance 3 (D3i) versus observation indices
        13- Generalized joint leverage (L) versus unit indices
        11- Generalized marginal leverage (L1) versus unit indices
        12- Generalized random component leverage (L2) versus unit indices
        14- Generalized joint leverage [Li(jj)] versus observation indices
        15- Generalized marginal leverage [L1i(jj)] versus observation indices
        16- Generalized random component leverage [L2i(jj)] versus observation indices
        \n")
    return(1);  
  }
  
  #####################################################################################################
  # Generation of diagnostic plots                                                                   ##
  #####################################################################################################
  for (g in plotid) {
    plotg(g)
    cat("\n Press ENTER to continue...")
    readline()
  }
  
  useful.results <- list(
    std.marginal.residuals = cbind(Subject = id,Predicted = as.numeric(resmp)),
    std.conditional.residuals = cbind(Subject = id,Predicted = as.numeric(rescp)),
    mahalanobis.distance = cbind(Subject = as.numeric(unique(id)),md = as.numeric(dm)),
    lesaffreverbeke.measure = cbind(Subject = as.numeric(unique(id)),LV.m = lesverb),
    least.confounded.residuals = cbind(l.c.r = as.numeric(resmcp)),
    cook.conditional.distance = cbind(Subject = id,DCCond = Dccond),
    DC1 = cbind(Subject = id,DC1 = Dc[,1]),
    DC2 = cbind(Subject = id,DC2 = Dc[,2]),
    DC3 = cbind(Subject = id,DC3 = Dc[,3]),
    L1 = cbind(Subject = subject,L1 = L1i),
    L2 = cbind(Subject = subject,L1 = L2i),
    L = cbind(Subject = subject,L = Li),
    L1ijj = cbind(Subject = id,L1ijj = L1d),
    L2ijj = cbind(Subject = id,L2ijj = L2d),
    L3ijj = cbind(Subject = id,L3ijj = Ld),
    Predi =  cbind(Subject = id,Predi = predi),
    Fraction.Confounding  =  cbind(Subject = id,Frac.Conf = CF),            
    Norm.Frob.ZtQ = norm.frob.ZtQ, 
    mat.X = X,
    lZi = lZi,
    lgi = lgi,
    mat.Z = Z,
    Gam = Gam,
    R = R,
    V = V,
    mat.iV = iV)
}

#residdiag.nlme(fit_1, limit=2, plotid=1:16)




DDVE.l$semana <- (DDVE.l$semana - 33) / 4.29  



fit_1 <- lme( diam ~ I(as.numeric(grupo == 'AIG')) + 
                I(as.numeric(grupo == 'PIG')) + 
                
                I(as.numeric(I(grupo == 'AIG'))*semana) +
                I(as.numeric(I(grupo == 'PIG'))*semana) +
                
                I(as.numeric(I(grupo == 'PIG'))*(semana ^ 2)) - 1,
              na.action = na.omit, 
              data = DDVE.l,
              random = list(id = pdBlocked(list(
                pdSymm(~as.numeric(I(grupo == 'AIG')) + 
                         I(as.numeric(I(grupo == 'AIG'))*semana) +
                         I(as.numeric(I(grupo == 'AIG'))*(semana ^ 2))- 1),
                pdSymm(~as.numeric(I(grupo == 'PIG')) + 
                         I(as.numeric(I(grupo == 'PIG'))*semana) + 
                         I(as.numeric(I(grupo == 'PIG'))*(semana ^ 2))
                       - 1)) )),
              control = list(MaxIter = 100000,niterEM = 100000,
                             msMaxIter = 100000,
                             tolerance = 0.0001,msTol = 0.0000001,
                             msMaxEval = 1000000)) 
summary(fit_1)
round(summary(fit_1)$tTable,digits = 2)
getVarCov(fit_1,'random effects')
round(diag(getVarCov(fit_1,'random effects')),digits = 2)
getVarCov(fit_1,"conditional",individuals = 1)
round(AIC(fit_1),digits = 1)
round(BIC(fit_1),digits = 1)
round(logLik(fit_1),digits = 1)
summary(fit_1)$sigma
#residdiag.nlme(fit_1, limit=2, plotid=1:16)




DDVE.l$groupAIGePIG <- (ifelse(DDVE.l$id==8,1,0) + ifelse(DDVE.l$id==20,1,0) + ifelse(DDVE.l$id==28,1,0) +
                          ifelse(DDVE.l$id==31,1,0) + ifelse(DDVE.l$id==32,1,0) + ifelse(DDVE.l$id==37,1,0) + 
                          ifelse(DDVE.l$id==58,1,0) + ifelse(DDVE.l$id==51,3,0) + ifelse(DDVE.l$id==52,2,0) + 
                          ifelse(DDVE.l$id==1,2,0) + ifelse(DDVE.l$id==22,2,0))




library(nlme)
fit_2 <- lme(diam ~ I(as.numeric(grupo == 'AIG')) + 
               I(as.numeric(grupo == 'PIG')) +
               I(as.numeric(I(grupo == 'AIG'))*semana) +
               I(as.numeric(I(grupo == 'PIG'))*semana) +
               I(as.numeric(I(grupo == 'AIG'))*semana^2) +
               I(as.numeric(I(grupo == 'PIG'))*semana^2) +
               I(as.numeric(I(grupo == 'AIG'))*semana^3) +
               I(as.numeric(I(grupo == 'PIG'))*semana^3)- 1 , random = ~semana + I(semana^2) | id, data=DDVE.l,
             weights= varIdent(c("0" = 0.2), form = ~ 1 | groupAIGePIG),
             control = list(MaxIter = 100000, niterEM = 100000,
                            msMaxIter = 100000,
                            tolerance = 0.0001, msTol = 0.0000001,
                            msMaxEval = 1000000))

summary(fit_2)
round(summary(fit_2)$tTable,digits = 2)
getVarCov(fit_2,'random effects')
round(diag(getVarCov(fit_2,'random effects')),digits = 2)
getVarCov(fit_2,"conditional",individuals = 52)
getVarCov(fit_2,"conditional",individuals = 51)
getVarCov(fit_2,"conditional",individuals = 58)
getVarCov(fit_2,"conditional",individuals = 7)
round(AIC(fit_2),digits = 1)
round(BIC(fit_2),digits = 1)
round(logLik(fit_2),digits = 1)

#residdiag.nlme(fit_2, limit=2, plotid=1:16)








fit_3 <- lme( diam ~ I(as.numeric(grupo == 'AIG')) + 
                I(as.numeric(grupo == 'PIG')) + 
                
                I(as.numeric(I(grupo == 'AIG'))*semana) +
                I(as.numeric(I(grupo == 'PIG'))*semana) +
                
                I(as.numeric(I(grupo == 'PIG'))*(semana ^ 2)) - 1,
              na.action = na.omit, 
              data = DDVE.l,
              random = list(id = pdBlocked(list(
                pdSymm(~as.numeric(I(grupo == 'AIG')) + 
                         I(as.numeric(I(grupo == 'AIG'))*semana) +
                         I(as.numeric(I(grupo == 'AIG'))*(semana ^ 2))- 1),
                pdSymm(~as.numeric(I(grupo == 'PIG')) + 
                         I(as.numeric(I(grupo == 'PIG'))*semana) + 
                         I(as.numeric(I(grupo == 'PIG'))*(semana ^ 2))
                       - 1)) )),
              weights= varIdent(c("0" = 0.2), form = ~ 1 | groupAIGePIG),
              control = list(MaxIter = 100000,niterEM = 100000,
                             msMaxIter = 100000,
                             tolerance = 0.0001,msTol = 0.0000001,
                             msMaxEval = 1000000)) 
summary(fit_3)
round(summary(fit_3)$tTable,digits = 2)
getVarCov(fit_3,'random effects')
round(diag(getVarCov(fit_3,'random effects')),digits = 2)
getVarCov(fit_3,"conditional",individuals = 52)
getVarCov(fit_3,"conditional",individuals = 51)
getVarCov(fit_3,"conditional",individuals = 58)
getVarCov(fit_3,"conditional",individuals = 7)
round(AIC(fit_3),digits = 1)
round(BIC(fit_3),digits = 1)
round(logLik(fit_3),digits = 1)
summary(fit_3)$sigma

#residdiag.nlme(fit_3, limit=2, plotid=1:16)








fit_4 <- lme( diam ~ I(as.numeric(grupo == 'AIG')) + 
                I(as.numeric(grupo == 'PIG')) + 
                
                I(as.numeric(I(grupo == 'AIG'))*semana) +
                I(as.numeric(I(grupo == 'PIG'))*semana) +
                
                I(as.numeric(I(grupo == 'PIG'))*(semana ^ 2)) - 1,
              na.action = na.omit, 
              data = DDVE.l,
              random = ~semana + I(semana^2) | id,
              weights= varIdent(c("0" = 0.2), form = ~ 1 | groupAIGePIG),
              control = list(MaxIter = 100000,niterEM = 100000,
                             msMaxIter = 100000,
                             tolerance = 0.0001,msTol = 0.0000001,
                             msMaxEval = 1000000)) 
summary(fit_4)
round(summary(fit_4)$tTable,digits = 2)
getVarCov(fit_4,'random effects')
round(diag(getVarCov(fit_4,'random effects')),digits = 2)
getVarCov(fit_4,"conditional",individuals = 1)
round(AIC(fit_4),digits = 1)
round(BIC(fit_4),digits = 1)
round(logLik(fit_4),digits = 1)

#residdiag.nlme(fit_4, limit=2, plotid=1:16)
